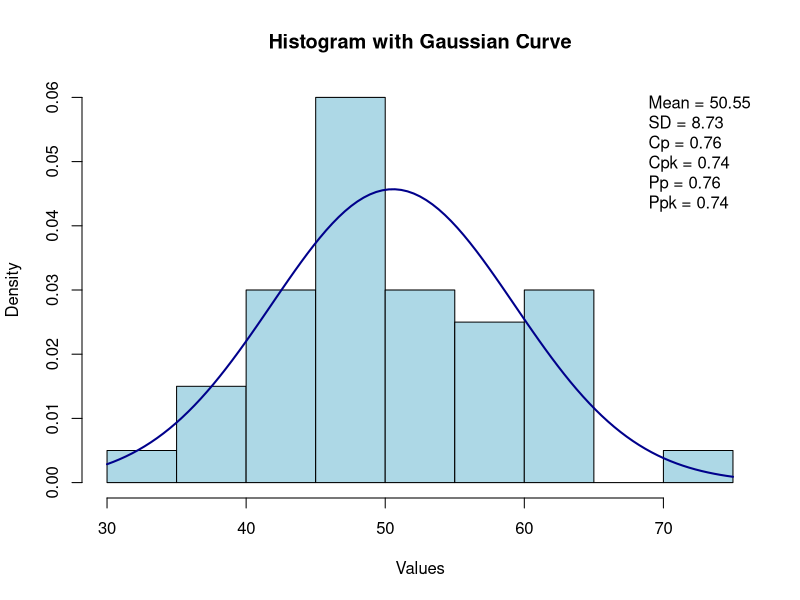

This figure's R source:
# Simulação dos dados
set.seed(0)
data <- rnorm(40, mean = 50, sd = 10)

# Limites de especificação
USL <- 70
LSL <- 30

# Estatísticas básicas
mean_val <- mean(data)
sd_val <- sd(data)

# Índices de Capabilidade
Cp <- (USL - LSL) / (6 * sd_val)
Cpk <- min((USL - mean_val) / (3 * sd_val), (mean_val - LSL) / (3 * sd_val))

# Índices de Performance (assumindo mesma amostra)
Pp <- Cp
Ppk <- Cpk

# Exibir os valores simulados
cat("Valores simulados:\n")
print(round(data, 2))

# Exibir os índices
cat(sprintf("\nMean: %.2f\nSD: %.2f\nCp: %.2f\nCpk: %.2f\nPp: %.2f\nPpk: %.2f\n",
            mean_val, sd_val, Cp, Cpk, Pp, Ppk))

# Gráfico
hist(data, breaks = 10, probability = TRUE, col = "lightblue",
     main = "Histogram with Gaussian Curve", xlab = "Values", border = "black")
curve(dnorm(x, mean = mean_val, sd = sd_val), col = "darkblue", lwd = 2, add = TRUE)

# Adicionar texto no gráfico
legend("topright", legend = c(
  sprintf("Mean = %.2f", mean_val),
  sprintf("SD = %.2f", sd_val),
  sprintf("Cp = %.2f", Cp),
  sprintf("Cpk = %.2f", Cpk),
  sprintf("Pp = %.2f", Pp),
  sprintf("Ppk = %.2f", Ppk)
), bty = "n")

